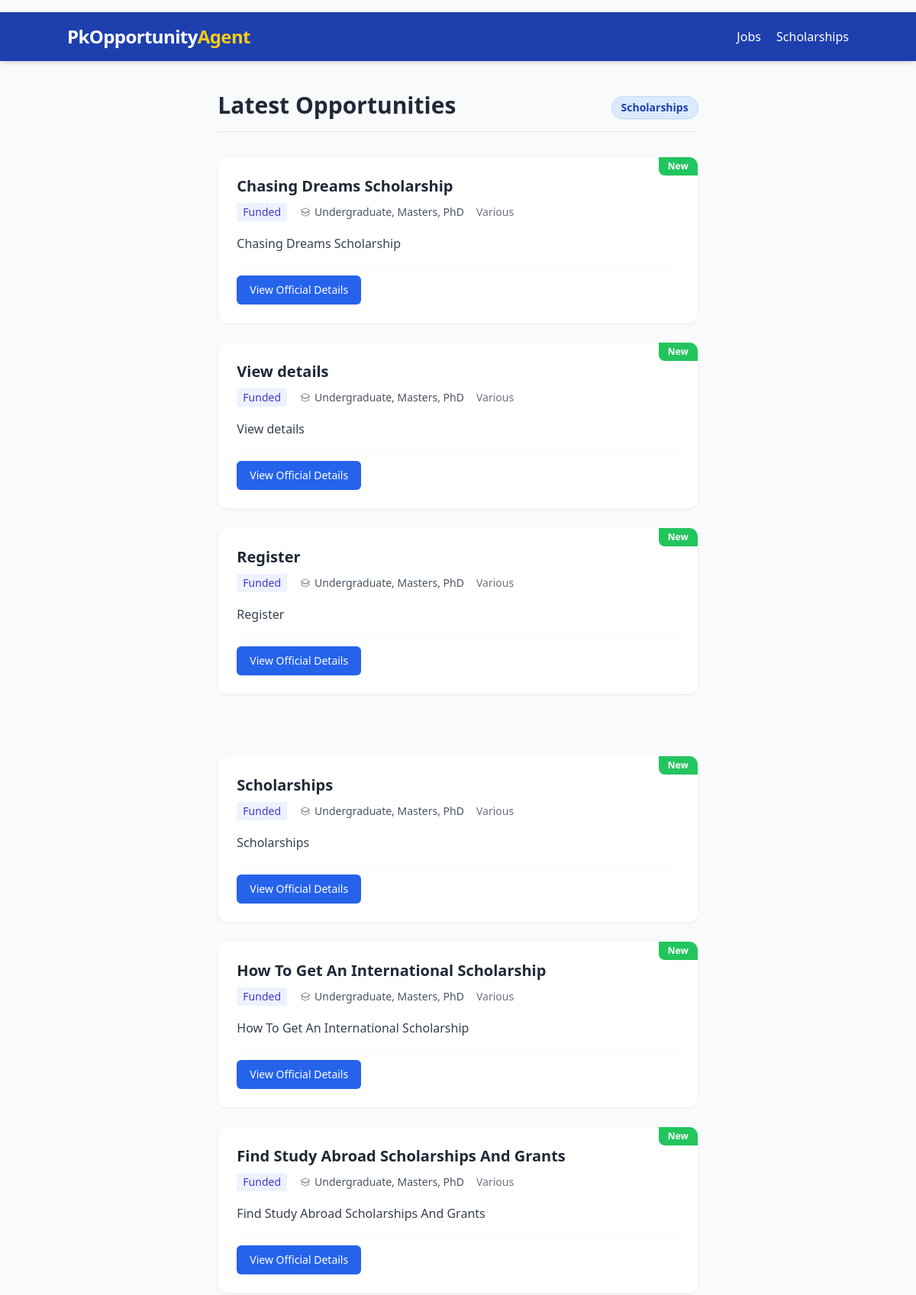
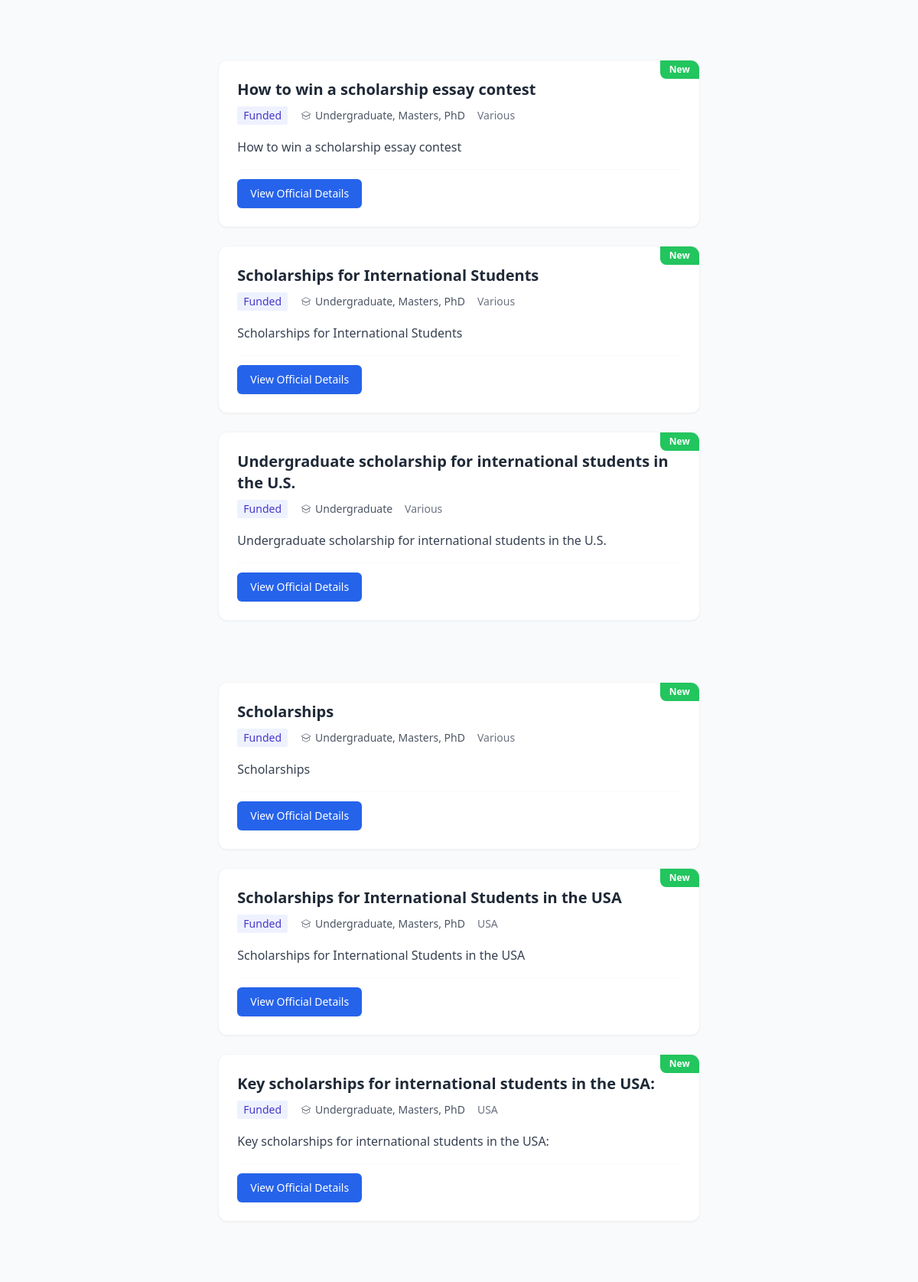
The page /scholarships (upper part) on the database its author committed (2 pictures, top to bottom).
### models.py (models this page shows, shortened)
class Scholarship(db.Model):
    __tablename__ = 'scholarships'
    id = db.Column(db.Integer, primary_key=True)
    title = db.Column(db.String(255), nullable=False)
    country = db.Column(db.String(255))
    degree_level = db.Column(db.String(255))
    deadline = db.Column(db.String(255))
    funding_type = db.Column(db.String(255))
    official_apply_links = db.Column(db.Text) # Stored as JSON string or comma separated
    description = db.Column(db.Text)
    source = db.Column(db.String(255))
    date_posted = db.Column(db.DateTime, default=datetime.utcnow)
    normalized_title = db.Column(db.String(255), nullable=False)
    state = db.Column(db.String(50), default='pending') # pending, merged, published
    slug = db.Column(db.String(255))
    seo_title = db.Column(db.String(255))
    seo_meta = db.Column(db.String(255))
    json_ld = db.Column(db.Text)

### app.py (the view)
    @app.route('/scholarships')
    def scholarships():
        scholars = Scholarship.query.filter_by(state='published').order_by(Scholarship.date_posted.desc()).limit(50).all()
        return render_template('index.html', items=scholars, type='scholarship')

### templates/index.html (shortened to what this page needs)
{% extends "base.html" %}
{% block content %}
<div class="mb-8 flex justify-between items-end border-b pb-4">
    <h1 class="text-3xl font-extrabold text-gray-800">Latest Opportunities</h1>
    <span
        class="text-sm font-semibold px-3 py-1 bg-blue-100 text-blue-800 rounded-full border border-blue-200 shadow-sm">{{
        type|capitalize }}s</span>
</div>
{% if items %}
<div class="grid gap-6">
    {% for item in items %}
    <article
        class="bg-white p-6 rounded-xl shadow-sm hover:shadow-md transition duration-300 border border-gray-100 relative group overflow-hidden">
        <div class="absolute top-0 right-0 bg-green-500 text-white text-xs font-bold px-3 py-1 rounded-bl-lg">
            New
        </div>
        <h2 class="text-xl font-bold text-gray-800 mb-2 group-hover:text-blue-600 transition">
            <a href="#">{{ item.seo_title if item.seo_title else item.title }}</a>
        </h2>
        {% if type == 'job' %}
        <div class="text-gray-600 text-sm mb-4 flex flex-wrap gap-4 items-center">
            <span class="flex items-center"><svg class="w-4 h-4 mr-1" fill="none" stroke="currentColor"
                    viewBox="0 0 24 24">
                    <path stroke-linecap="round" stroke-linejoin="round" stroke-width="2"
                        d="M19 21V5a2 2 0 00-2-2H7a2 2 0 00-2 2v16m14 0h2m-2 0h-5m-9 0H3m2 0h5M9 7h1m-1 4h1m4-4h1m-1 4h1m-5 10v-5a1 1 0 011-1h2a1 1 0 011 1v5m-4 0h4">
                    </path>
                </svg>{{ item.company }}</span>
            <span class="flex items-center"><svg class="w-4 h-4 mr-1" fill="none" stroke="currentColor"
                    viewBox="0 0 24 24">
                    <path stroke-linecap="round" stroke-linejoin="round" stroke-width="2"
                        d="M17.657 16.657L13.414 20.9a1.998 1.998 0 01-2.827 0l-4.244-4.243a8 8 0 1111.314 0z"></path>
                    <path stroke-linecap="round" stroke-linejoin="round" stroke-width="2"
                        d="M15 11a3 3 0 11-6 0 3 3 0 016 0z"></path>
                </svg>{{ item.location }}</span>
        </div>
        {% elif type == 'scholarship' %}
        <div class="text-gray-600 text-sm mb-4 flex flex-wrap gap-4 items-center">
            <span class="flex items-center font-medium px-2 py-0.5 bg-indigo-50 text-indigo-700 rounded-sm">{{
                item.funding_type }}</span>
            <span class="flex items-center"><svg class="w-4 h-4 mr-1" fill="none" stroke="currentColor"
                    viewBox="0 0 24 24">
                    <path d="M12 14l9-5-9-5-9 5 9 5z"></path>
                    <path
                        d="M12 14l6.16-3.422a12.083 12.083 0 01.665 6.479A11.952 11.952 0 0012 20.055a11.952 11.952 0 00-6.824-2.998 12.078 12.078 0 01.665-6.479L12 14z">
                    </path>
                </svg>{{ item.degree_level }}</span>
            <span class="flex items-center text-gray-500">{{ item.country }}</span>
        </div>
        {% endif %}
        <p class="text-gray-700 text-base mb-4 leading-relaxed line-clamp-3">
            {{ item.description|striptags }}
        </p>
        <div class="flex flex-col sm:flex-row gap-3 pt-3 border-t border-gray-50">
            {% set links = [] %}
            {% if item.apply_links %}
            {% set links = item.apply_links %}
            {% elif item.official_apply_links %}
            {% set links = item.official_apply_links %}
            {% endif %}
            {% set parsed_links = links|default('[]') %}
            <a href="#"
                class="inline-flex justify-center items-center px-4 py-2 border border-transparent text-sm font-medium rounded-md shadow-sm text-white bg-blue-600 hover:bg-blue-700 focus:outline-none focus:ring-2 focus:ring-offset-2 focus:ring-blue-500 w-full sm:w-auto transition-colors">
                View Official Details
            </a>
        </div>
    </article>
    {% endfor %}
</div>
{% endif %}
{% endblock %}

### rows shown on the page
Scholarship: seo_title+title "Chasing Dreams Scholarship", funding_type "Funded", degree_level "Undergraduate, Masters, PhD", country "Various", description "Chasing Dreams Scholarship"
Scholarship: seo_title+title "View details", funding_type "Funded", degree_level "Undergraduate, Masters, PhD", country "Various", description "View details"
Scholarship: seo_title+title "Register", funding_type "Funded", degree_level "Undergraduate, Masters, PhD", country "Various", description "Register"
Scholarship: seo_title+title "Scholarships", funding_type "Funded", degree_level "Undergraduate, Masters, PhD", country "Various", description "Scholarships"
Scholarship: seo_title+title "How To Get An International Scholarship", funding_type "Funded", degree_level "Undergraduate, Masters, PhD", country "Various", description "How To Get An International Scholarship"
Scholarship: seo_title+title "Find Study Abroad Scholarships And Grants", funding_type "Funded", degree_level "Undergraduate, Masters, PhD", country "Various", description "Find Study Abroad Scholarships And Grants"
Scholarship: seo_title+title "How to win a scholarship essay contest", funding_type "Funded", degree_level "Undergraduate, Masters, PhD", country "Various", description "How to win a scholarship essay contest"
Scholarship: seo_title+title "Scholarships for International Students", funding_type "Funded", degree_level "Undergraduate, Masters, PhD", country "Various", description "Scholarships for International Students"
Scholarship: seo_title+title "Undergraduate scholarship for international students in the U.S.", funding_type "Funded", degree_level "Undergraduate", country "Various", description "Undergraduate scholarship for international students in the U.S."
Scholarship: seo_title+title "Scholarships", funding_type "Funded", degree_level "Undergraduate, Masters, PhD", country "Various", description "Scholarships"
Scholarship: seo_title+title "Scholarships for International Students in the USA", funding_type "Funded", degree_level "Undergraduate, Masters, PhD", country "USA", description "Scholarships for International Students in the USA"
Scholarship: seo_title+title "Key scholarships for international students in the USA:", funding_type "Funded", degree_level "Undergraduate, Masters, PhD", country "USA", description "Key scholarships for international students in the USA:"

### other values the page prints
{{ type|capitalize }} "Scholarship"
